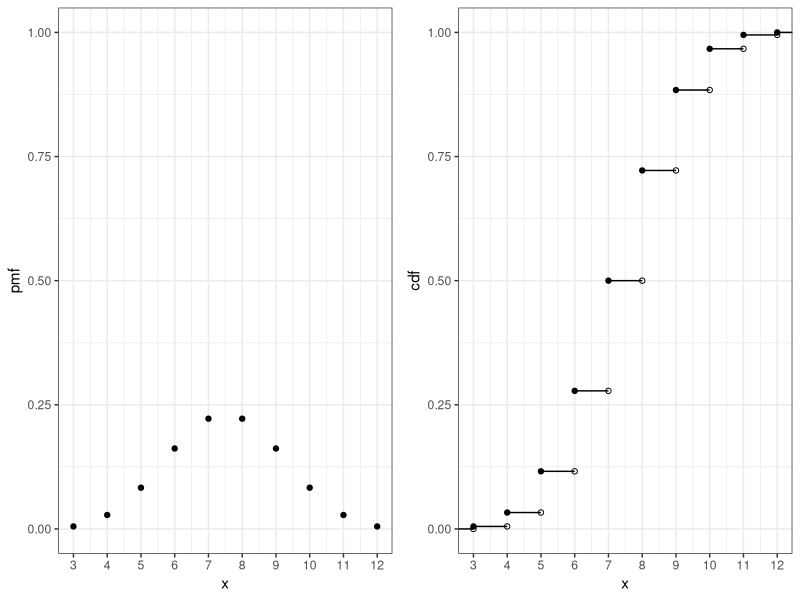
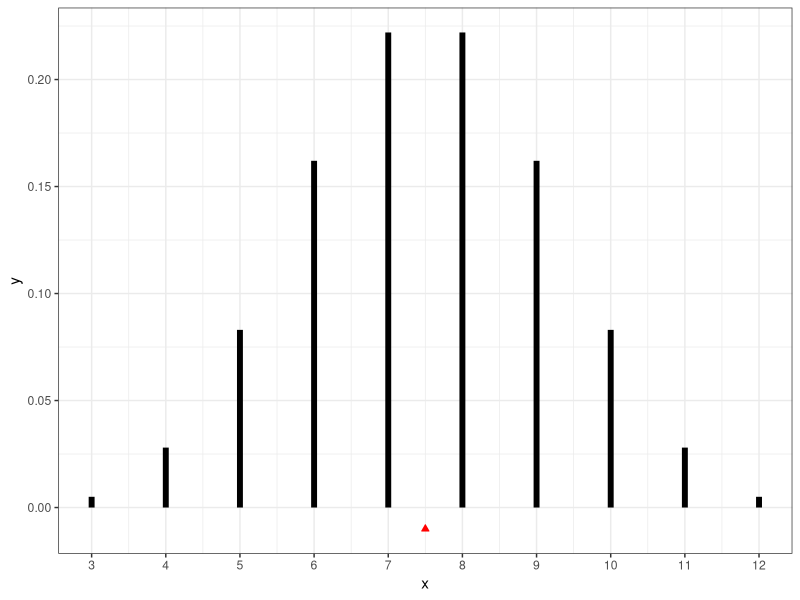
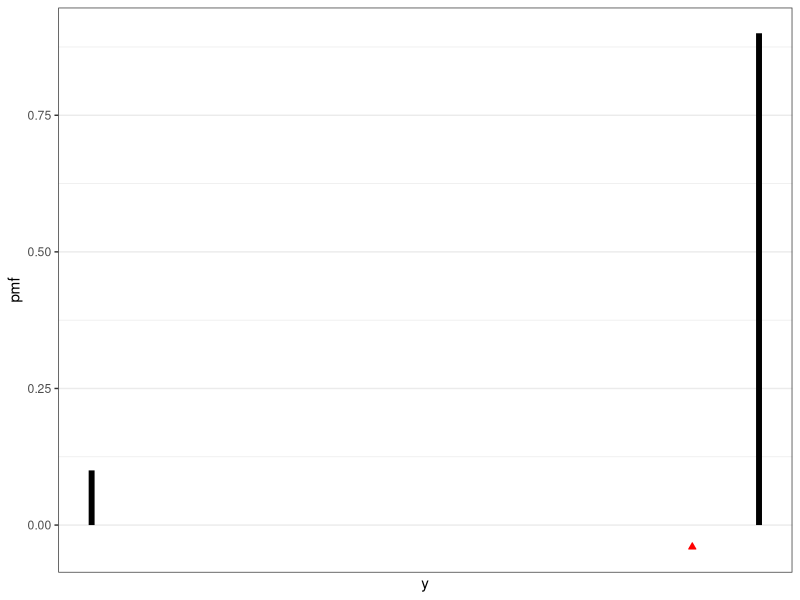
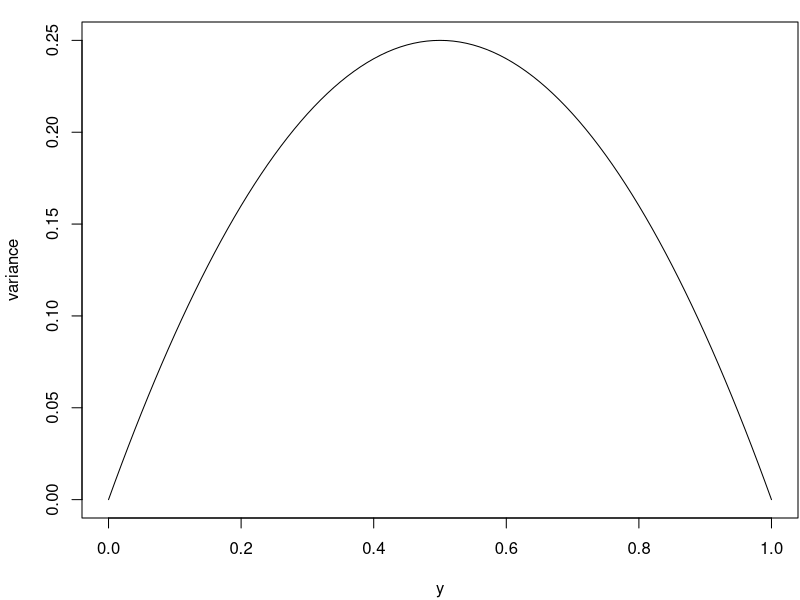

Source code (R) for these figures, in order:
## ----libraries, message=FALSE, warning=FALSE, cache=FALSE----------------
library(dplyr)
library(ggplot2)
library(gridExtra)

## ----set_seed------------------------------------------------------------
set.seed(2)

## ----dragonwood, echo=TRUE, tidy=FALSE-----------------------------------
# Three dice
die   = c(1,2,2,3,3,4)
rolls = expand.grid(die1 = die, die2 = die, die3 = die)
sum   = rowSums(rolls); tsum = table(sum)
dragonwood3 = data.frame(x   = round(as.numeric(names(tsum)),0),
                         pmf = round(as.numeric(table(sum)/length(sum)),3)) %>%
	mutate(cdf = cumsum(pmf))

t(dragonwood3)

## ----dragonwood_plots, dependson='dragonwood', fig.width=8---------------
g_pmf = ggplot(dragonwood3, aes(x=x, y=pmf)) + 
	geom_point() + 
	scale_x_continuous(breaks=3:12) + 
	ylim(0,1) +
  theme_bw()

# set  up cdf plot
cdf = bind_rows(data.frame(x=2,pmf=0,cdf=0), dragonwood3) %>% 
	mutate(xend = c(x[-1],13))


g_cdf = ggplot(cdf, aes(x=x, y=cdf, xend=xend, yend=cdf)) +
	#      geom_vline(aes(xintercept=x), linetype=2, color="grey") +
	geom_point() +  # Solid points to left
	geom_point(aes(x=xend, y=cdf), shape=1) +  # Open points to right
	geom_segment() + 
	scale_x_continuous(breaks=3:12) +
	coord_cartesian(xlim=c(3,12)) +
  theme_bw()

grid.arrange(g_pmf,g_cdf, nrow=1)

## ----dragonwood_expectation, dependson='dragonwood', echo=TRUE-----------
expectation = with(dragonwood3, sum(x*pmf))
expectation

## ----dragonwood_center_of_gravity, dependson='dragonwood_expectation', fig.height=2----
ggplot(dragonwood3 %>% mutate(y=0), aes(x=x, xend=x, y=y, yend=pmf)) + 
	geom_segment(size=2) + 
  geom_point(data = data.frame(x=7.5,y=-0.01,pmf=0), aes(x,y), shape=24, color='red', fill='red') + 
	scale_x_continuous(breaks=3:12) +
  theme_bw()

## ----biased_coin, fig.height=2-------------------------------------------
d = data.frame(x=c(0,1), pmf=c(0.1,0.9))

ggplot(d %>% mutate(y=0), aes(x=x, xend=x, y=y, yend=pmf)) + 
	geom_segment(size=2) + 
  geom_point(data = data.frame(x=0.9,y=-0.04,pmf=0), aes(x,y), shape=24, color='red', fill='red') + 
	scale_x_continuous(breaks=3:12) + 
	labs(x='y', y='pmf') + 
  theme_bw()

## ----dragonwood_variance, dependson='dragonwood_expectation', echo=TRUE----
variance = with(dragonwood3, sum((x-expectation)^2*pmf))
variance

## ----dragonwood_standard_deviation, dependson='dragonwood_variance', echo=TRUE----
sqrt(variance)

## ----biased_coin_variance, fig.height=2----------------------------------
opar = par(mar=c(4,4,1,0)+.1)
variance = function(p) p*(1-p)
curve(variance, xlab='y', ylab='variance')
par(opar)

## ----component_failure_rate,echo=TRUE------------------------------------
n <- 15
p <- 0.05
choose(15,2)
dbinom(2,n,p)           # P(Y=2)
pbinom(2,n,p)           # P(Y<=2)
1-pbinom(3,n,p)         # P(Y>3) 
sum(dbinom(c(2,3),n,p)) # P(1<Y<4) = P(Y=2)+P(Y=3)

## ----echo=TRUE-----------------------------------------------------------
# Using pmf
1-sum(dpois(0:8, lambda=10))
# Using cdf
1-ppois(8, lambda=10)

## ----echo=TRUE-----------------------------------------------------------
# Using pmf
1-sum(dpois(0:16, lambda=20))
# Using cdf
1-ppois(16, lambda=20)

## ----typo_binomial, echo=TRUE--------------------------------------------
n = 1000; p = 0.002
dbinom(0, size=n, prob=p)

## ----typo_poisson, echo=TRUE, dependson='typo_binomial'------------------
dpois(0, lambda=n*p)

